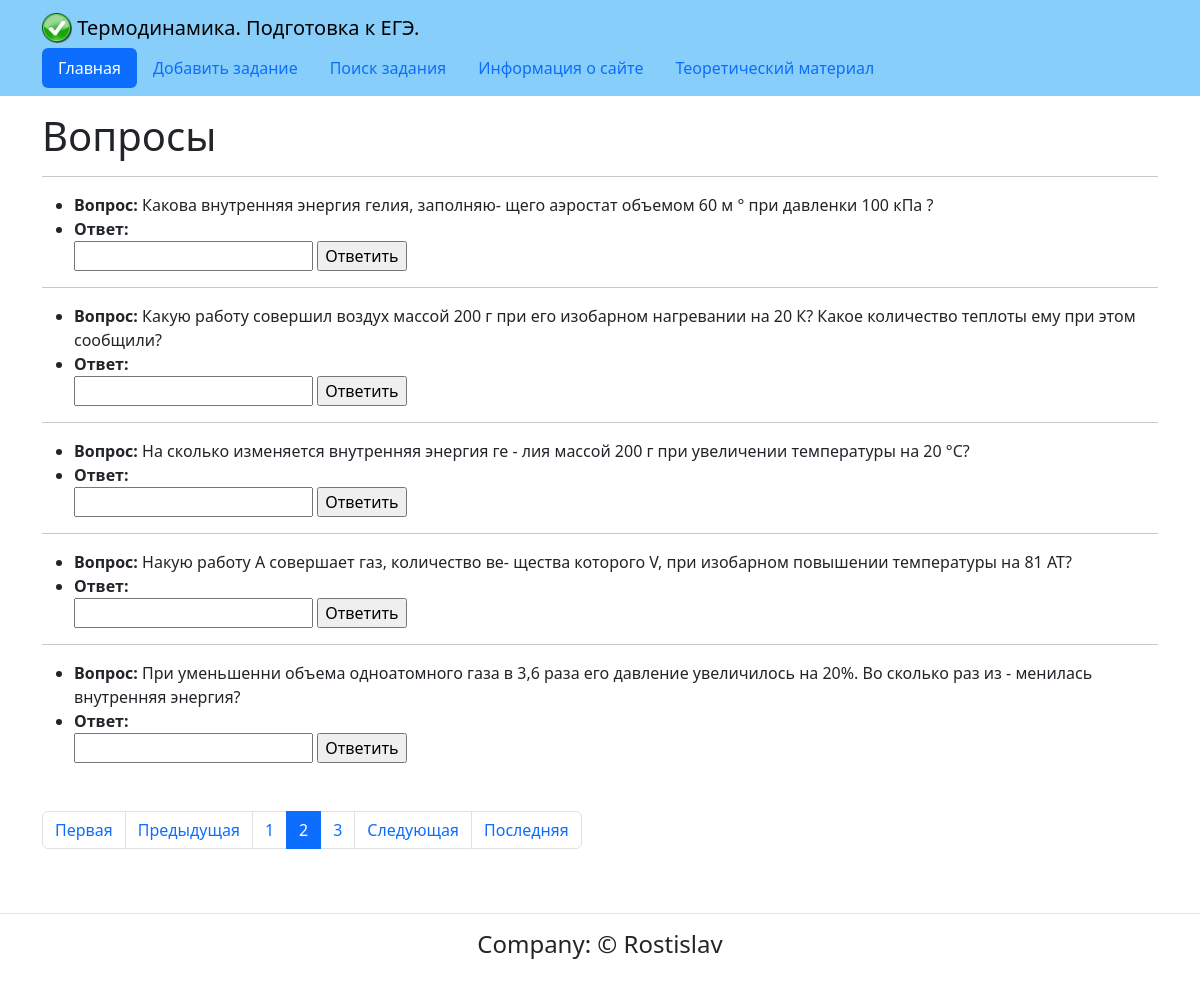
Screenshot of /?page=2 with the database file from the repository.
### questions/models.py (models this page shows, shortened)
class Questions(models.Model):
    questions = models.CharField(max_length=256, verbose_name='Вопрос')
    answer = models.CharField(max_length=256, verbose_name= 'Ответ', blank=True)
    category = models.ForeignKey('Category', on_delete=models.SET_NULL,
                                 null=True, blank=True,
                                 verbose_name= 'Категория')
    correct = models.CharField(max_length=256,
                               verbose_name= 'Правильный ответ', default=' ')
    describe = models.TextField(verbose_name= 'Развернутый ответ', blank=True)
    picture = models.ImageField('Фотография', upload_to='questions',
                                blank=True)
    class Meta:
        verbose_name = 'Вопрос'
        verbose_name_plural = 'Вопросы'
        ordering = ('questions',)

### questions/views.py (the view)
# urls.py: path('', index, name='index'),
def index(request):
    templ = 'questions/index.html'
    objs = Questions.objects.select_related('category')
    paginator = Paginator(objs,5)
    page_number = request.GET.get('page')
    page_obj = paginator.get_page(page_number)
    context = {'page_obj': page_obj }
    return render(request, templ, context)

### templates/questions/index.html (shortened to what this page needs)
{% extends "base.html" %}
{% block content %}
  <h1>Вопросы</h1>
  {% for quest in page_obj %}
  <hr>
  <article>
    <ul>
      <li>
        <b>Вопрос:</b> {{ quest.questions }}
      </li>
      <li>
        <b>Ответ:</b>
        <form action="{% url 'questions:detail' quest.id %}">
          <input type="text" name="answer" required autocomplete="off">
          <input type="submit" value="Ответить">
        </form>
      </li>
    </ul>
    {% endfor %}
  </article>
{% include 'includes/paginator.html' %}
{% endblock %}

### rows the page displays
Questions: questions "Какова внутренняя энергия гелия, заполняю- щего аэростат объемом 60 м ° при давленки 100 кПа ?"
Questions: questions "Какую работу совершил воздух массой 200 г при его изобарном нагревании на 20 К? Какое количество теплоты ему при этом сообщили?"
Questions: questions "На сколько изменяется внутренняя энергия ге - лия массой 200 г при увеличении температуры на 20 °С?"
Questions: questions "Накую работу А совершает газ, количество ве- щества которого V, при изобарном повышении температуры на 81 АТ?"
Questions: questions "При уменьшенни объема одноатомного газа в 3,6 раза его давление увеличилось на 20%. Во сколько раз из - менилась внутренняя энергия?"

### other values shown
{{ i }} "1" "3"
{{ i }} "2"
